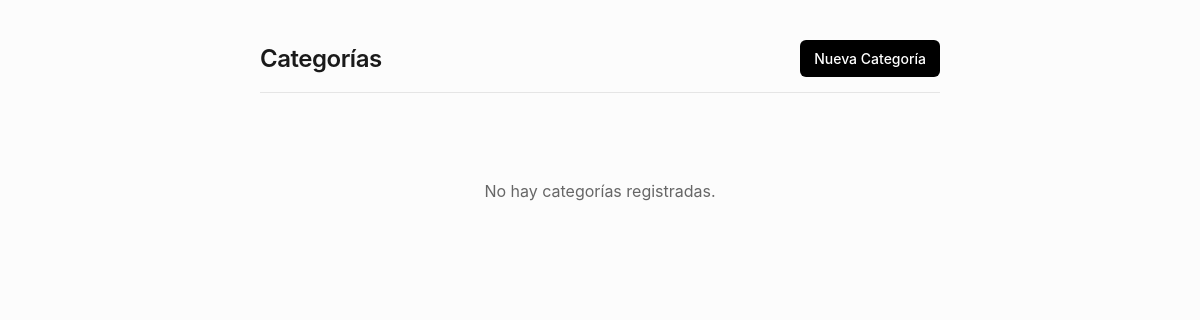
Page /categoria/lista/ on the earlier database version.
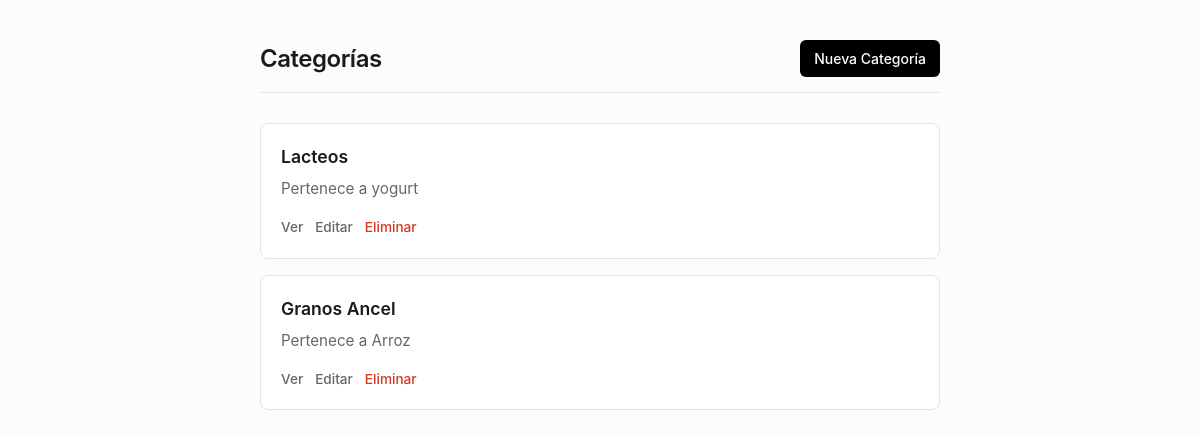
Same page on the later database version.
### categoria/models.py (models this page shows, shortened)
class categoria(models.Model):
    nombre = models.CharField(max_length=100)
    observaciones = models.TextField()

### categoria/views.py (the view)
# urls.py: path("lista/", views.listar),
def listar(request):
    categorias = categoria.objects.all()
    return render(
        request,
        "lista_categoria.html",
        {"categorias": categorias}
    )

### categoria/templates/lista_categoria.html (shortened to what this page needs)
<!DOCTYPE html>
<html lang="es">
<head>
</head>
<body>
    <div class="header">
        <h1>Categorías</h1>
        <a href="/categoria/crear/" class="btn btn-primary">Nueva Categoría</a>
    </div>
    {% for categoria in categorias %}
        <div class="card">
            <h3>{{ categoria.nombre }}</h3>
            <p>{{ categoria.observaciones }}</p>
            <div class="actions">
                <a href="/categoria/detalle/{{ categoria.id }}/">Ver</a>
                <a href="/categoria/editar/{{ categoria.id }}/">Editar</a>
                <a href="/categoria/eliminar/{{ categoria.id }}/" class="delete">Eliminar</a>
            </div>
        </div>
    {% empty %}
        <div class="empty-state">
            <p>No hay categorías registradas.</p>
        </div>
    {% endfor %}
</body>
</html>

Differences in the rows shown:
added categoria: nombre "Lacteos", observaciones "Pertenece a yogurt"
added categoria: nombre "Granos Ancel", observaciones "Pertenece a Arroz"
Other differences:
text no longer shown: "No hay categorías registradas."
